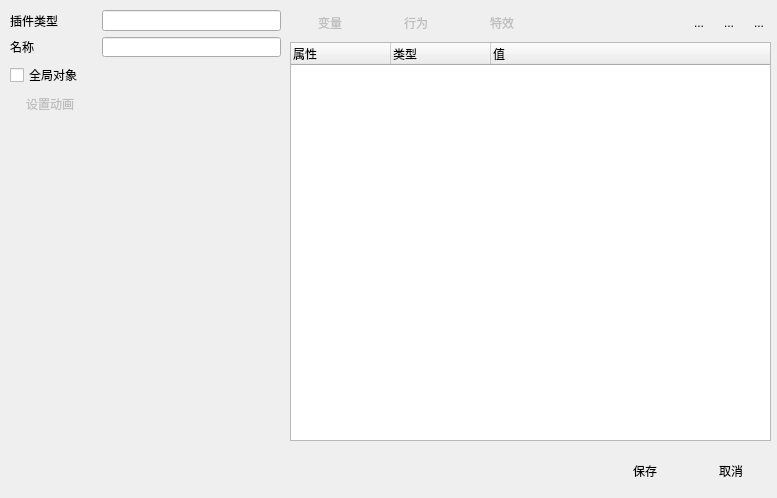
<?xml version="1.0" encoding="UTF-8"?>
<ui version="4.0">
 <class>PluginTypeEditWindow</class>
 <widget class="QWidget" name="PluginTypeEditWindow">
  <property name="geometry">
   <rect>
    <x>0</x>
    <y>0</y>
    <width>777</width>
    <height>498</height>
   </rect>
  </property>
  <property name="windowTitle">
   <string>对象类型编辑</string>
  </property>
  <property name="windowIcon">
   <iconset resource="orion2.qrc">
    <normaloff>:/images/unique32.png</normaloff>:/images/unique32.png</iconset>
  </property>
  <widget class="QWidget" name="layoutWidget">
   <property name="geometry">
    <rect>
     <x>10</x>
     <y>10</y>
     <width>271</width>
     <height>77</height>
    </rect>
   </property>
   <layout class="QGridLayout" name="gridLayout">
    <item row="1" column="0">
     <widget class="QLabel" name="label">
      <property name="text">
       <string>名称</string>
      </property>
     </widget>
    </item>
    <item row="0" column="0">
     <widget class="QLabel" name="label_3">
      <property name="text">
       <string>插件类型</string>
      </property>
     </widget>
    </item>
    <item row="1" column="1" colspan="2">
     <widget class="QLineEdit" name="namelineEdit"/>
    </item>
    <item row="0" column="1" colspan="2">
     <widget class="QLineEdit" name="pluginlineEdit">
      <property name="readOnly">
       <bool>true</bool>
      </property>
     </widget>
    </item>
    <item row="2" column="0" rowspan="2">
     <widget class="QCheckBox" name="globalcheckBox">
      <property name="text">
       <string>全局对象</string>
      </property>
     </widget>
    </item>
   </layout>
  </widget>
  <widget class="QWidget" name="horizontalLayoutWidget_2">
   <property name="geometry">
    <rect>
     <x>10</x>
     <y>450</y>
     <width>761</width>
     <height>42</height>
    </rect>
   </property>
   <layout class="QHBoxLayout" name="horizontalLayout_2">
    <item>
     <spacer name="horizontalSpacer_2">
      <property name="orientation">
       <enum>Qt::Horizontal</enum>
      </property>
      <property name="sizeHint" stdset="0">
       <size>
        <width>40</width>
        <height>20</height>
       </size>
      </property>
     </spacer>
    </item>
    <item>
     <widget class="QPushButton" name="savepushButton">
      <property name="text">
       <string>保存</string>
      </property>
      <property name="icon">
       <iconset resource="orion2.qrc">
        <normaloff>:/images/ok.png</normaloff>:/images/ok.png</iconset>
      </property>
      <property name="iconSize">
       <size>
        <width>32</width>
        <height>32</height>
       </size>
      </property>
      <property name="flat">
       <bool>true</bool>
      </property>
     </widget>
    </item>
    <item>
     <widget class="QPushButton" name="cancelpushButton">
      <property name="text">
       <string>取消</string>
      </property>
      <property name="icon">
       <iconset resource="orion2.qrc">
        <normaloff>:/images/cancel.png</normaloff>:/images/cancel.png</iconset>
      </property>
      <property name="iconSize">
       <size>
        <width>32</width>
        <height>32</height>
       </size>
      </property>
      <property name="flat">
       <bool>true</bool>
      </property>
     </widget>
    </item>
   </layout>
  </widget>
  <widget class="QWidget" name="layoutWidget">
   <property name="geometry">
    <rect>
     <x>10</x>
     <y>91</y>
     <width>273</width>
     <height>351</height>
    </rect>
   </property>
   <layout class="QVBoxLayout" name="verticalLayout">
    <item>
     <layout class="QHBoxLayout" name="horizontalLayout_3">
      <item>
       <widget class="QPushButton" name="animpushButton">
        <property name="enabled">
         <bool>false</bool>
        </property>
        <property name="text">
         <string>设置动画</string>
        </property>
        <property name="flat">
         <bool>true</bool>
        </property>
       </widget>
      </item>
      <item>
       <spacer name="horizontalSpacer_3">
        <property name="orientation">
         <enum>Qt::Horizontal</enum>
        </property>
        <property name="sizeHint" stdset="0">
         <size>
          <width>40</width>
          <height>20</height>
         </size>
        </property>
       </spacer>
      </item>
     </layout>
    </item>
    <item>
     <widget class="PictureWidget" name="previewwidget" native="true">
      <property name="sizePolicy">
       <sizepolicy hsizetype="Preferred" vsizetype="Preferred">
        <horstretch>0</horstretch>
        <verstretch>1</verstretch>
       </sizepolicy>
      </property>
     </widget>
    </item>
    <item>
     <widget class="QLabel" name="imglabel">
      <property name="text">
       <string/>
      </property>
      <property name="alignment">
       <set>Qt::AlignCenter</set>
      </property>
     </widget>
    </item>
   </layout>
  </widget>
  <widget class="QWidget" name="layoutWidget">
   <property name="geometry">
    <rect>
     <x>290</x>
     <y>10</y>
     <width>481</width>
     <height>431</height>
    </rect>
   </property>
   <layout class="QVBoxLayout" name="verticalLayout_2">
    <item>
     <layout class="QHBoxLayout" name="horizontalLayout">
      <item>
       <widget class="QPushButton" name="varpushButton">
        <property name="enabled">
         <bool>false</bool>
        </property>
        <property name="text">
         <string>变量</string>
        </property>
        <property name="icon">
         <iconset resource="orion2.qrc">
          <normaloff>:/images/add_variable.png</normaloff>:/images/add_variable.png</iconset>
        </property>
        <property name="iconSize">
         <size>
          <width>24</width>
          <height>24</height>
         </size>
        </property>
        <property name="flat">
         <bool>true</bool>
        </property>
       </widget>
      </item>
      <item>
       <widget class="QPushButton" name="behaviorpushButton">
        <property name="enabled">
         <bool>false</bool>
        </property>
        <property name="text">
         <string>行为</string>
        </property>
        <property name="icon">
         <iconset resource="orion2.qrc">
          <normaloff>:/images/add_behavior.png</normaloff>:/images/add_behavior.png</iconset>
        </property>
        <property name="iconSize">
         <size>
          <width>24</width>
          <height>24</height>
         </size>
        </property>
        <property name="flat">
         <bool>true</bool>
        </property>
       </widget>
      </item>
      <item>
       <widget class="QPushButton" name="effectpushButton">
        <property name="enabled">
         <bool>false</bool>
        </property>
        <property name="text">
         <string>特效</string>
        </property>
        <property name="icon">
         <iconset resource="orion2.qrc">
          <normaloff>:/images/effect.png</normaloff>:/images/effect.png</iconset>
        </property>
        <property name="iconSize">
         <size>
          <width>24</width>
          <height>24</height>
         </size>
        </property>
        <property name="flat">
         <bool>true</bool>
        </property>
       </widget>
      </item>
      <item>
       <spacer name="horizontalSpacer">
        <property name="orientation">
         <enum>Qt::Horizontal</enum>
        </property>
        <property name="sizeHint" stdset="0">
         <size>
          <width>40</width>
          <height>20</height>
         </size>
        </property>
       </spacer>
      </item>
      <item>
       <widget class="QToolButton" name="deltoolButton">
        <property name="text">
         <string>...</string>
        </property>
        <property name="icon">
         <iconset resource="orion2.qrc">
          <normaloff>:/images/delete.png</normaloff>:/images/delete.png</iconset>
        </property>
        <property name="iconSize">
         <size>
          <width>24</width>
          <height>24</height>
         </size>
        </property>
        <property name="toolButtonStyle">
         <enum>Qt::ToolButtonFollowStyle</enum>
        </property>
        <property name="autoRaise">
         <bool>true</bool>
        </property>
       </widget>
      </item>
      <item>
       <widget class="QToolButton" name="uptoolButton">
        <property name="text">
         <string>...</string>
        </property>
        <property name="icon">
         <iconset resource="orion2.qrc">
          <normaloff>:/images/up.png</normaloff>:/images/up.png</iconset>
        </property>
        <property name="iconSize">
         <size>
          <width>24</width>
          <height>24</height>
         </size>
        </property>
        <property name="toolButtonStyle">
         <enum>Qt::ToolButtonFollowStyle</enum>
        </property>
        <property name="autoRaise">
         <bool>true</bool>
        </property>
       </widget>
      </item>
      <item>
       <widget class="QToolButton" name="downtoolButton">
        <property name="text">
         <string>...</string>
        </property>
        <property name="icon">
         <iconset resource="orion2.qrc">
          <normaloff>:/images/down.png</normaloff>:/images/down.png</iconset>
        </property>
        <property name="iconSize">
         <size>
          <width>24</width>
          <height>24</height>
         </size>
        </property>
        <property name="toolButtonStyle">
         <enum>Qt::ToolButtonFollowStyle</enum>
        </property>
        <property name="autoRaise">
         <bool>true</bool>
        </property>
       </widget>
      </item>
     </layout>
    </item>
    <item>
     <widget class="OrionTreeWidget" name="treeWidget">
      <property name="editTriggers">
       <set>QAbstractItemView::EditKeyPressed|QAbstractItemView::SelectedClicked</set>
      </property>
      <attribute name="headerMinimumSectionSize">
       <number>80</number>
      </attribute>
      <column>
       <property name="text">
        <string notr="true">属性</string>
       </property>
      </column>
      <column>
       <property name="text">
        <string>类型</string>
       </property>
      </column>
      <column>
       <property name="text">
        <string>值</string>
       </property>
      </column>
     </widget>
    </item>
   </layout>
  </widget>
 </widget>
 <customwidgets>
  <customwidget>
   <class>PictureWidget</class>
   <extends>QWidget</extends>
   <header>picturewidget.h</header>
   <container>1</container>
  </customwidget>
  <customwidget>
   <class>OrionTreeWidget</class>
   <extends>QTreeWidget</extends>
   <header>oriontreewidget.h</header>
  </customwidget>
 </customwidgets>
 <resources>
  <include location="orion2.qrc"/>
 </resources>
 <connections/>
</ui>
